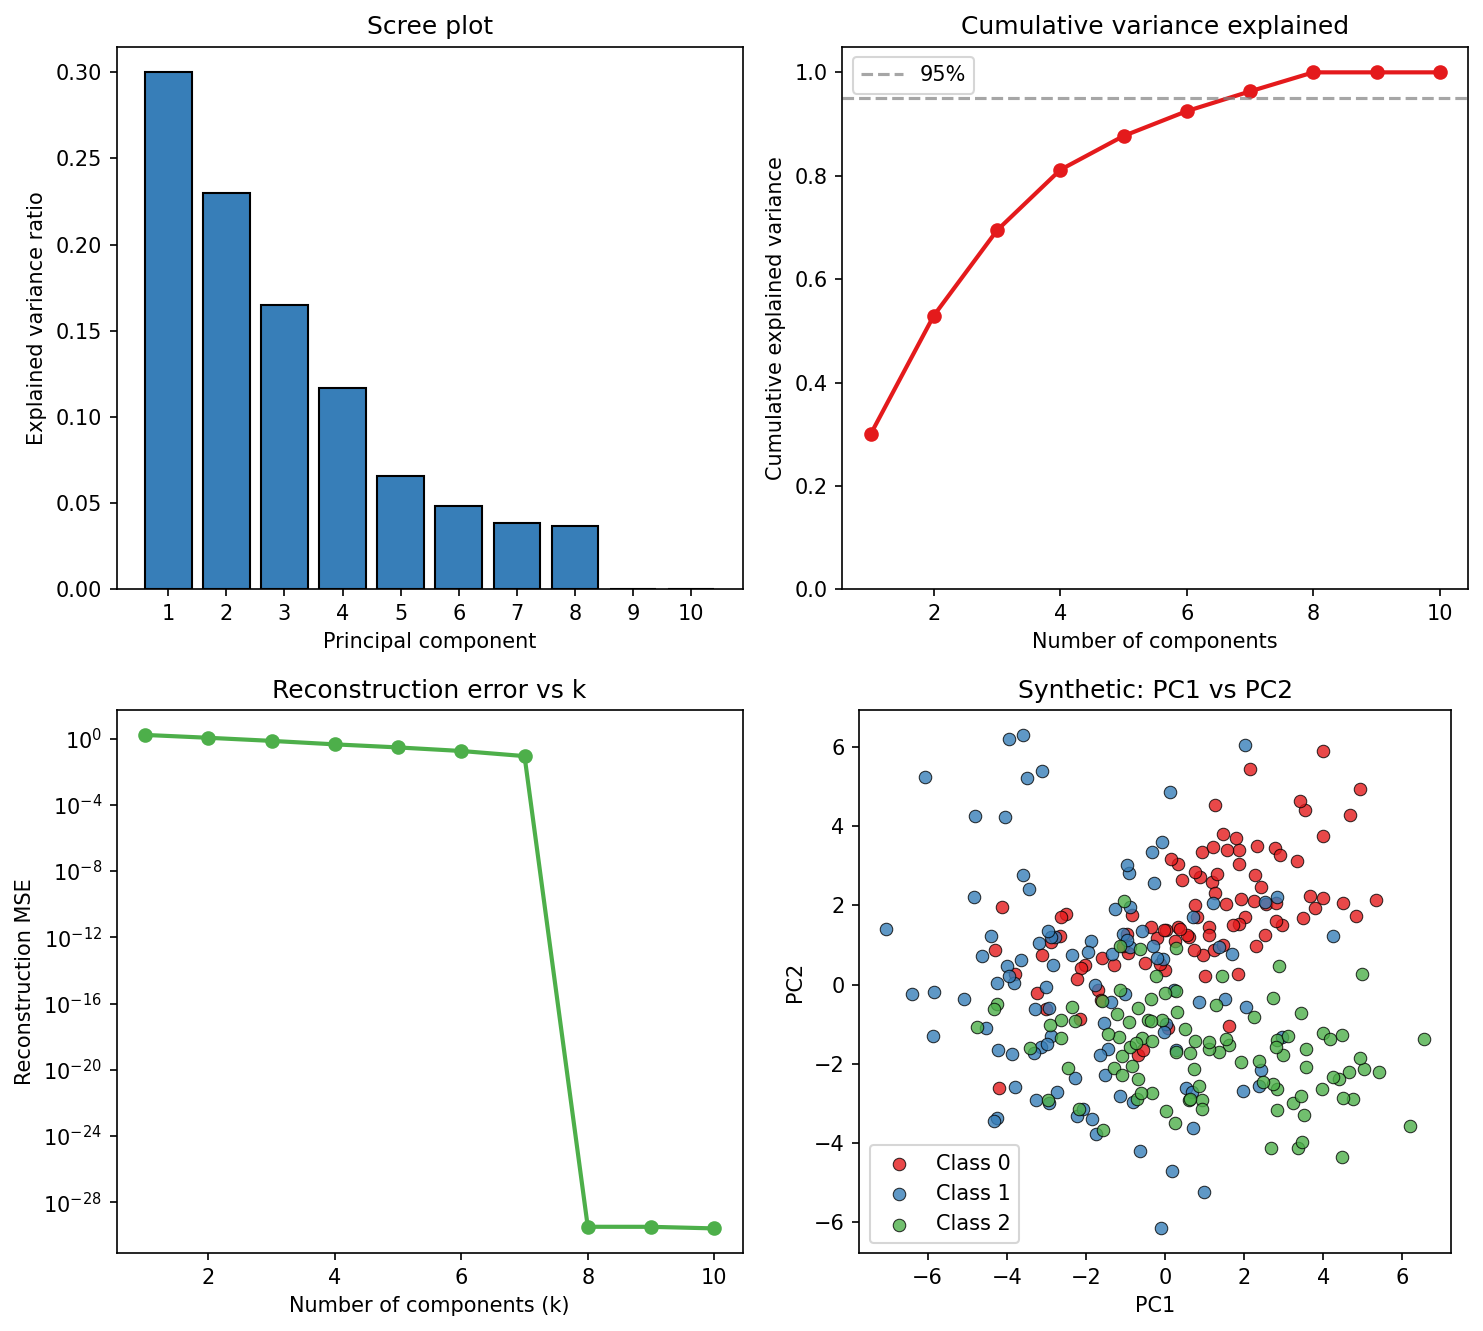

Python code for this plot:
#!/usr/bin/env python3
"""Full PCA analysis: scree plot, cumulative variance, reconstruction error, 2D projection.

Uses synthetic data from make_classification (10 features, 3 classes). Synthetic data
with unit-scale features is numerically stable for the internal SVD. Real datasets
like Wine can fail when features have vastly different scales.

Demonstrates:
- Scree plot (explained variance per component)
- Cumulative explained variance
- Reconstruction error vs number of components
- 2D projection colored by class

Requires: numpy, pynabled, scikit-learn, matplotlib

Run from repo root:
    python python/examples/pca/pca_full_analysis.py
"""

from pathlib import Path

import numpy as np
import matplotlib.pyplot as plt
from sklearn.datasets import make_classification

import pynabled


def main():
    # Synthetic data: 10 features, 3 classes, well-scaled (unit variance)
    np.random.seed(42)
    X, y = make_classification(
        n_samples=300,
        n_features=10,
        n_informative=6,
        n_redundant=2,
        n_classes=3,
        n_clusters_per_class=1,
        random_state=42,
    )
    X = X.astype(np.float64)
    target_names = [f"Class {i}" for i in range(3)]
    n_features = X.shape[1]

    # Full PCA to get all explained variance ratios
    components_full, ev_full, evr_full, mean_full, _ = pynabled.compute_pca(
        X, n_components=None
    )

    # Reconstruction error vs n_components
    k_values = list(range(1, n_features + 1))
    mse_values = []
    for k in k_values:
        comp, _, _, pca_mean, scores = pynabled.compute_pca(X, n_components=k)
        X_recon = pca_mean + scores @ comp
        mse = np.mean((X - X_recon) ** 2)
        mse_values.append(mse)

    # 2D projection for visualization
    components_2d, ev_2d, evr_2d, mean_2d, scores_2d = pynabled.compute_pca(
        X, n_components=2
    )

    # Print summary
    print("PCA Full Analysis (pynabled) - Synthetic dataset")
    print("-" * 50)
    print(f"Data shape: {X.shape}")
    print(f"Explained variance ratio (all): {evr_full}")
    print(f"Cumulative (2 components): {evr_2d.sum():.4f}")
    print(f"Cumulative (all): {evr_full.sum():.4f}")
    print(f"Reconstruction MSE @ k=2: {mse_values[1]:.6f}")
    print(f"Reconstruction MSE @ k=10: {mse_values[-1]:.6f}")

    # Figure: 2x2 grid
    fig, axes = plt.subplots(2, 2, figsize=(10, 9))

    # 1. Scree plot
    ax1 = axes[0, 0]
    n_comp = len(evr_full)
    ax1.bar(range(1, n_comp + 1), evr_full, color="#377eb8", edgecolor="black")
    ax1.set_xlabel("Principal component")
    ax1.set_ylabel("Explained variance ratio")
    ax1.set_title("Scree plot")
    ax1.set_xticks(range(1, n_comp + 1))

    # 2. Cumulative explained variance
    ax2 = axes[0, 1]
    cumsum = np.cumsum(evr_full)
    ax2.plot(range(1, n_comp + 1), cumsum, "o-", color="#e41a1c", linewidth=2)
    ax2.axhline(y=0.95, color="gray", linestyle="--", alpha=0.7, label="95%")
    ax2.set_xlabel("Number of components")
    ax2.set_ylabel("Cumulative explained variance")
    ax2.set_title("Cumulative variance explained")
    ax2.legend()
    ax2.set_ylim(0, 1.05)

    # 3. Reconstruction error vs k
    ax3 = axes[1, 0]
    ax3.semilogy(k_values, mse_values, "o-", color="#4daf4a", linewidth=2)
    ax3.set_xlabel("Number of components (k)")
    ax3.set_ylabel("Reconstruction MSE")
    ax3.set_title("Reconstruction error vs k")

    # 4. 2D projection colored by class
    ax4 = axes[1, 1]
    colors = ["#e41a1c", "#377eb8", "#4daf4a"]
    for i, name in enumerate(target_names):
        mask = y == i
        ax4.scatter(
            scores_2d[mask, 0],
            scores_2d[mask, 1],
            c=colors[i],
            label=name,
            alpha=0.8,
            edgecolors="black",
            linewidth=0.5,
        )
    ax4.set_xlabel("PC1")
    ax4.set_ylabel("PC2")
    ax4.set_title("Synthetic: PC1 vs PC2")
    ax4.legend()
    ax4.set_aspect("equal")

    plt.tight_layout()
    out_path = Path(__file__).parent / "pca_full_analysis.png"
    plt.savefig(out_path, dpi=150, bbox_inches="tight")
    print(f"\nSaved: {out_path}")
    plt.show()


if __name__ == "__main__":
    main()
